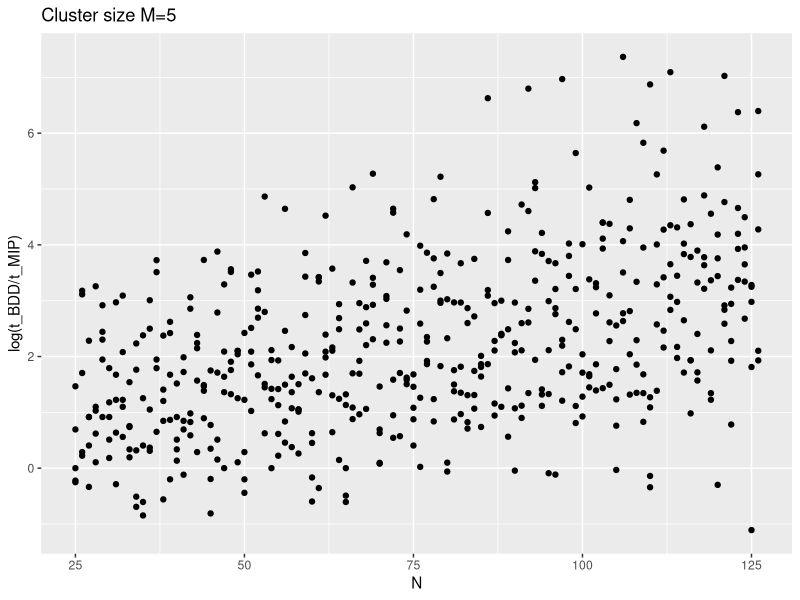
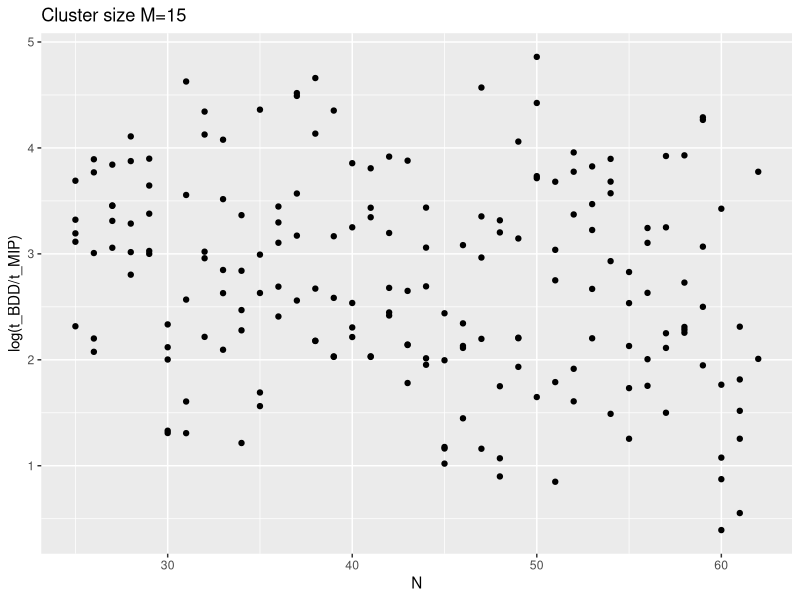
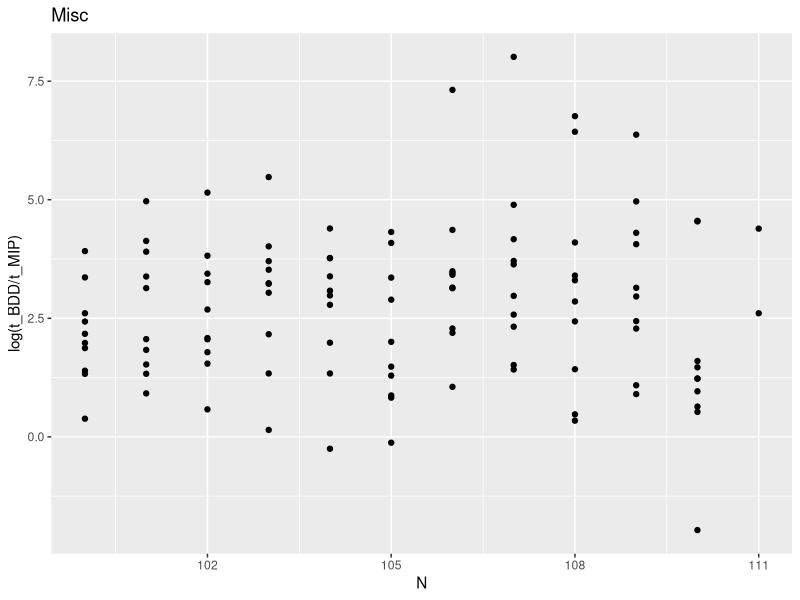
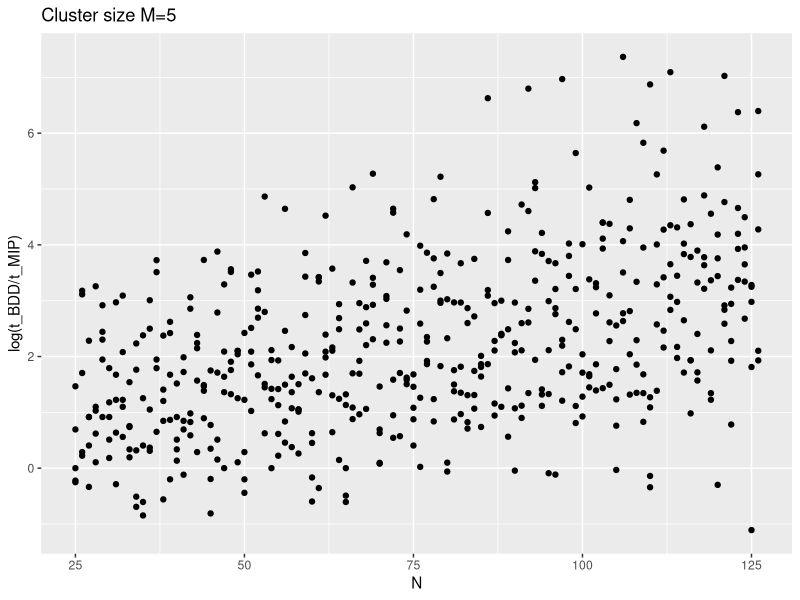
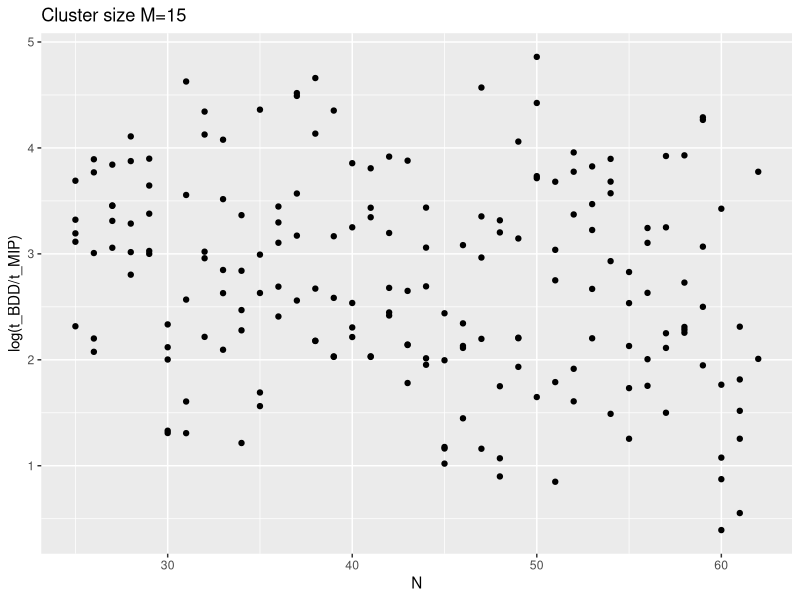

These figures' R source, in order:
library(ggplot2)

df5 = read.csv("./run_logs/softcover_goldfish_large_M5.csv", stringsAsFactors = FALSE)
df15 = read.csv("./run_logs/softcover_goldfish_large2_M15.csv", stringsAsFactors = FALSE)
str(df15)

ggplot(df5)+
  geom_point(aes(x=N, y=log(t_BDD/t_MIP)))+
  ggtitle("Cluster size M=5")

ggsave("./figures/adhoc_df5.png", width=16,height = 10)

ggplot(df15)+
  geom_point(aes(x=N, y=log(t_BDD/t_MIP)))+
  ggtitle("Cluster size M=15")

ggsave("./figures/adhoc_df15.png", width=16,height = 10)


df = read.csv("./run_logs/softcover_goldfish_large.csv", stringsAsFactors = FALSE)
str(df)

ggplot(df)+
  geom_point(aes(x=N, y=log(t_BDD/t_MIP)))+
  ggtitle("Misc")
